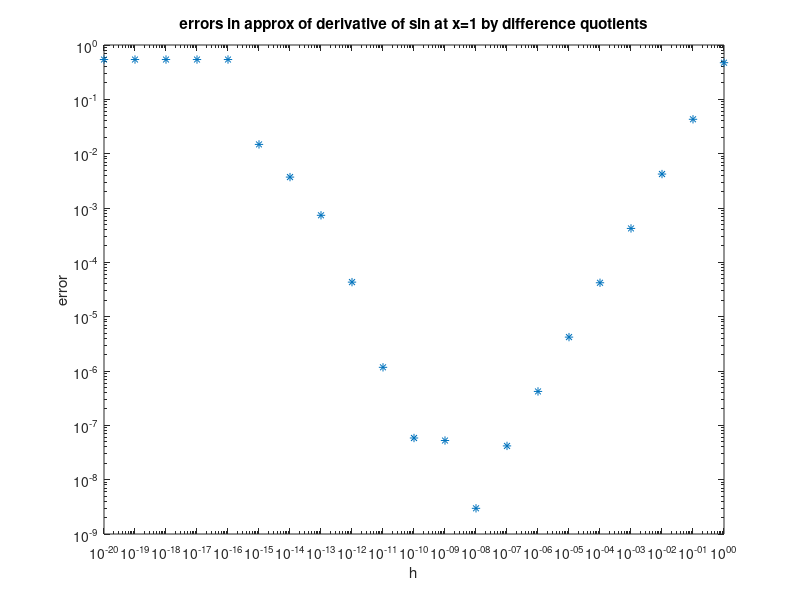

Write the MATLAB code that produced this figure.
function differenceQuotientErrors(print_details)
%
% translate Program 11.1 from Ch. 11 of the book to Matlab with 
% more detailed output, showing how the cancellation occurs,
% and generate the log-log plot discussed on p.77
%
% for the function f(x)=sin(x), for which the derivative is f'(x)=cos(x),
% compute the difference quotient (f(x+h) - f(x))/h for various h and
% compare this with the true derivative. The difference is the error.
% The error is dominated by DISCRETIZATION ERROR (OR TRUNCATION ERROR)
% when h is large and by CANCELLATION ERROR (ROUNDING ERROR) when h is small. 
% Use x = 1.
% 
% default input is 1
%
if nargin == 0
    print_details = 1;
end
%
% define the anonymous function f and its true derivative
%
f = @(x)sin(x);
fprime = @(x)cos(x);
x = 1;
fx = f(x);
derivx = fprime(x);
% print f(x) to full precision since it cancels with f(x+h) when h is too small
fprintf('Using formulas,   f(x) = %20.16e   and   f''(x) = %10.7e\n',fx,derivx)
% collect all the values of h in a vector h using the .^ operator
h_all = 10.^(-20:0); % vector with components 10^-20, 10^-19, ..., 1, 0
if print_details % print column headers
    fprintf('  h            x+h             f(x+h)             f(x+h)-f(x)  (f(x+h)-f(x))/h  error\n')
end
for k=1:length(h_all)
    h = h_all(k);
    xph = x + h;
    fxph = f(xph);
    dif = fxph - fx;
    dif_quo = dif/h;
    error = abs(derivx - dif_quo);
    if print_details % print fxph to full precision because it is cancelling with fx
        fprintf('%6.2e  %11.7e  %20.16e  %11.7e  %11.7e  %6.2e\n',...
            h, xph, fxph, dif, dif_quo, error)
    end
    error_all(k) = error;
end
loglog(h_all,error_all,'*')
xlabel('h')
ylabel('error');
title('errors in approx of derivative of sin at x=1 by difference quotients')

